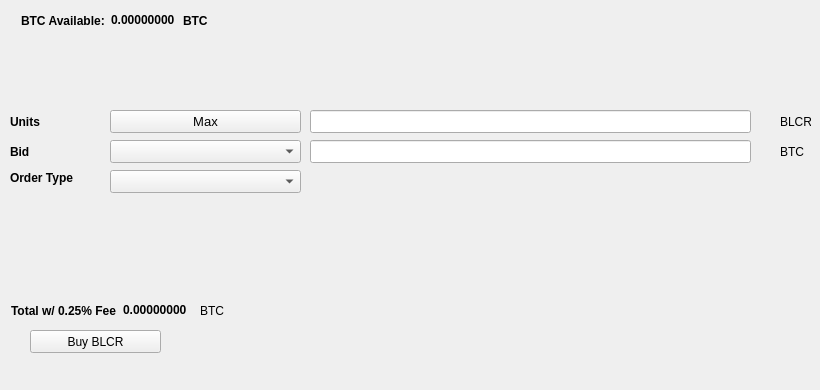
   <widget class="QWidget" name="BuyTab">
    <attribute name="title">
     <string>Buy</string>
    </attribute>
    <widget class="QPushButton" name="BuyBLCR">
     <property name="geometry">
      <rect>
       <x>30</x>
       <y>330</y>
       <width>131</width>
       <height>23</height>
      </rect>
     </property>
     <property name="text">
      <string>Buy BLCR</string>
     </property>
     <property name="icon">
      <iconset resource="../blacercoin.qrc">
       <normaloff>:/icons/bitcoin</normaloff>:/icons/bitcoin</iconset>
     </property>
    </widget>
    <widget class="QLabel" name="label_3">
     <property name="geometry">
      <rect>
       <x>10</x>
       <y>110</y>
       <width>46</width>
       <height>23</height>
      </rect>
     </property>
     <property name="font">
      <font>
       <weight>75</weight>
       <bold>true</bold>
      </font>
     </property>
     <property name="text">
      <string>Units</string>
     </property>
    </widget>
    <widget class="QLineEdit" name="UnitsInput">
     <property name="geometry">
      <rect>
       <x>310</x>
       <y>110</y>
       <width>441</width>
       <height>23</height>
      </rect>
     </property>
     <property name="font">
      <font>
       <pointsize>9</pointsize>
       <weight>75</weight>
       <bold>true</bold>
      </font>
     </property>
    </widget>
    <widget class="QLineEdit" name="BuyBidPriceEdit">
     <property name="geometry">
      <rect>
       <x>310</x>
       <y>140</y>
       <width>441</width>
       <height>23</height>
      </rect>
     </property>
     <property name="font">
      <font>
       <pointsize>9</pointsize>
       <weight>75</weight>
       <bold>true</bold>
      </font>
     </property>
    </widget>
    <widget class="QLabel" name="label_4">
     <property name="geometry">
      <rect>
       <x>780</x>
       <y>110</y>
       <width>31</width>
       <height>23</height>
      </rect>
     </property>
     <property name="text">
      <string>BLCR</string>
     </property>
    </widget>
    <widget class="QLabel" name="label_5">
     <property name="geometry">
      <rect>
       <x>780</x>
       <y>140</y>
       <width>31</width>
       <height>23</height>
      </rect>
     </property>
     <property name="text">
      <string>BTC</string>
     </property>
    </widget>
    <widget class="QLabel" name="label_6">
     <property name="geometry">
      <rect>
       <x>10</x>
       <y>140</y>
       <width>46</width>
       <height>23</height>
      </rect>
     </property>
     <property name="font">
      <font>
       <weight>75</weight>
       <bold>true</bold>
      </font>
     </property>
     <property name="text">
      <string>Bid</string>
     </property>
    </widget>
    <widget class="QLabel" name="label_7">
     <property name="geometry">
      <rect>
       <x>10</x>
       <y>170</y>
       <width>91</width>
       <height>16</height>
      </rect>
     </property>
     <property name="font">
      <font>
       <weight>75</weight>
       <bold>true</bold>
      </font>
     </property>
     <property name="text">
      <string>Order Type</string>
     </property>
    </widget>
    <widget class="QPushButton" name="Buy_Max_Amount">
     <property name="geometry">
      <rect>
       <x>110</x>
       <y>110</y>
       <width>191</width>
       <height>23</height>
      </rect>
     </property>
     <property name="font">
      <font>
       <pointsize>10</pointsize>
      </font>
     </property>
     <property name="text">
      <string>Max</string>
     </property>
    </widget>
    <widget class="QComboBox" name="BuyBidcomboBox">
     <property name="geometry">
      <rect>
       <x>110</x>
       <y>140</y>
       <width>191</width>
       <height>23</height>
      </rect>
     </property>
     <property name="font">
      <font>
       <pointsize>10</pointsize>
      </font>
     </property>
    </widget>
    <widget class="QComboBox" name="buyOrdertypeCombo">
     <property name="geometry">
      <rect>
       <x>110</x>
       <y>170</y>
       <width>191</width>
       <height>23</height>
      </rect>
     </property>
     <property name="font">
      <font>
       <pointsize>10</pointsize>
      </font>
     </property>
    </widget>
    <widget class="QWidget" name="layoutWidget1">
     <property name="geometry">
      <rect>
       <x>21</x>
       <y>11</y>
       <width>227</width>
       <height>19</height>
      </rect>
     </property>
     <layout class="QHBoxLayout" name="horizontalLayout_3">
      <item>
       <widget class="QLabel" name="label232">
        <property name="font">
         <font>
          <weight>75</weight>
          <bold>true</bold>
         </font>
        </property>
        <property name="text">
         <string>BTC Available:</string>
        </property>
       </widget>
      </item>
      <item>
       <widget class="QLabel" name="BtcAvailableLbl">
        <property name="palette">
         <palette>
          <active>
           <colorrole role="WindowText">
            <brush brushstyle="SolidPattern">
             <color alpha="255">
              <red>0</red>
              <green>0</green>
              <blue>0</blue>
             </color>
            </brush>
           </colorrole>
           <colorrole role="Button">
            <brush brushstyle="SolidPattern">
             <color alpha="255">
              <red>0</red>
              <green>170</green>
              <blue>0</blue>
             </color>
            </brush>
           </colorrole>
           <colorrole role="Light">
            <brush brushstyle="SolidPattern">
             <color alpha="255">
              <red>0</red>
              <green>255</green>
              <blue>0</blue>
             </color>
            </brush>
           </colorrole>
           <colorrole role="Midlight">
            <brush brushstyle="SolidPattern">
             <color alpha="255">
              <red>0</red>
              <green>212</green>
              <blue>0</blue>
             </color>
            </brush>
           </colorrole>
           <colorrole role="Dark">
            <brush brushstyle="SolidPattern">
             <color alpha="255">
              <red>0</red>
              <green>85</green>
              <blue>0</blue>
             </color>
            </brush>
           </colorrole>
           <colorrole role="Mid">
            <brush brushstyle="SolidPattern">
             <color alpha="255">
              <red>0</red>
              <green>113</green>
              <blue>0</blue>
             </color>
            </brush>
           </colorrole>
           <colorrole role="Text">
            <brush brushstyle="SolidPattern">
             <color alpha="255">
              <red>0</red>
              <green>170</green>
              <blue>0</blue>
             </color>
            </brush>
           </colorrole>
           <colorrole role="BrightText">
            <brush brushstyle="SolidPattern">
             <color alpha="255">
              <red>255</red>
              <green>255</green>
              <blue>255</blue>
             </color>
            </brush>
           </colorrole>
           <colorrole role="ButtonText">
            <brush brushstyle="SolidPattern">
             <color alpha="255">
              <red>0</red>
              <green>0</green>
              <blue>0</blue>
             </color>
            </brush>
           </colorrole>
           <colorrole role="Base">
            <brush brushstyle="SolidPattern">
             <color alpha="255">
              <red>255</red>
              <green>255</green>
              <blue>255</blue>
             </color>
            </brush>
           </colorrole>
           <colorrole role="Window">
            <brush brushstyle="SolidPattern">
             <color alpha="255">
              <red>0</red>
              <green>170</green>
              <blue>0</blue>
             </color>
            </brush>
           </colorrole>
           <colorrole role="Shadow">
            <brush brushstyle="SolidPattern">
             <color alpha="255">
              <red>0</red>
              <green>0</green>
              <blue>0</blue>
             </color>
            </brush>
           </colorrole>
           <colorrole role="AlternateBase">
            <brush brushstyle="SolidPattern">
             <color alpha="255">
              <red>127</red>
              <green>212</green>
              <blue>127</blue>
             </color>
            </brush>
           </colorrole>
           <colorrole role="ToolTipBase">
            <brush brushstyle="SolidPattern">
             <color alpha="255">
              <red>255</red>
              <green>255</green>
              <blue>220</blue>
             </color>
            </brush>
           </colorrole>
           <colorrole role="ToolTipText">
            <brush brushstyle="SolidPattern">
             <color alpha="255">
              <red>0</red>
              <green>0</green>
              <blue>0</blue>
             </color>
            </brush>
           </colorrole>
          </active>
          <inactive>
           <colorrole role="WindowText">
            <brush brushstyle="SolidPattern">
             <color alpha="255">
              <red>0</red>
              <green>0</green>
              <blue>0</blue>
             </color>
            </brush>
           </colorrole>
           <colorrole role="Button">
            <brush brushstyle="SolidPattern">
             <color alpha="255">
              <red>0</red>
              <green>170</green>
              <blue>0</blue>
             </color>
            </brush>
           </colorrole>
           <colorrole role="Light">
            <brush brushstyle="SolidPattern">
             <color alpha="255">
              <red>0</red>
              <green>255</green>
              <blue>0</blue>
             </color>
            </brush>
           </colorrole>
           <colorrole role="Midlight">
            <brush brushstyle="SolidPattern">
             <color alpha="255">
              <red>0</red>
              <green>212</green>
              <blue>0</blue>
             </color>
            </brush>
           </colorrole>
           <colorrole role="Dark">
            <brush brushstyle="SolidPattern">
             <color alpha="255">
              <red>0</red>
              <green>85</green>
              <blue>0</blue>
             </color>
            </brush>
           </colorrole>
           <colorrole role="Mid">
            <brush brushstyle="SolidPattern">
             <color alpha="255">
              <red>0</red>
              <green>113</green>
              <blue>0</blue>
             </color>
            </brush>
           </colorrole>
           <colorrole role="Text">
            <brush brushstyle="SolidPattern">
             <color alpha="255">
              <red>0</red>
              <green>170</green>
              <blue>0</blue>
             </color>
            </brush>
           </colorrole>
           <colorrole role="BrightText">
            <brush brushstyle="SolidPattern">
             <color alpha="255">
              <red>255</red>
              <green>255</green>
              <blue>255</blue>
             </color>
            </brush>
           </colorrole>
           <colorrole role="ButtonText">
            <brush brushstyle="SolidPattern">
             <color alpha="255">
              <red>0</red>
              <green>0</green>
              <blue>0</blue>
             </color>
            </brush>
           </colorrole>
           <colorrole role="Base">
            <brush brushstyle="SolidPattern">
             <color alpha="255">
              <red>255</red>
              <green>255</green>
              <blue>255</blue>
             </color>
            </brush>
           </colorrole>
           <colorrole role="Window">
            <brush brushstyle="SolidPattern">
             <color alpha="255">
              <red>0</red>
              <green>170</green>
              <blue>0</blue>
             </color>
            </brush>
           </colorrole>
           <colorrole role="Shadow">
            <brush brushstyle="SolidPattern">
             <color alpha="255">
              <red>0</red>
              <green>0</green>
              <blue>0</blue>
             </color>
            </brush>
           </colorrole>
           <colorrole role="AlternateBase">
            <brush brushstyle="SolidPattern">
             <color alpha="255">
              <red>127</red>
              <green>212</green>
              <blue>127</blue>
             </color>
            </brush>
           </colorrole>
           <colorrole role="ToolTipBase">
            <brush brushstyle="SolidPattern">
             <color alpha="255">
              <red>255</red>
              <green>255</green>
              <blue>220</blue>
             </color>
            </brush>
           </colorrole>
           <colorrole role="ToolTipText">
            <brush brushstyle="SolidPattern">
             <color alpha="255">
              <red>0</red>
              <green>0</green>
              <blue>0</blue>
             </color>
            </brush>
           </colorrole>
          </inactive>
          <disabled>
           <colorrole role="WindowText">
            <brush brushstyle="SolidPattern">
             <color alpha="255">
              <red>0</red>
              <green>85</green>
              <blue>0</blue>
             </color>
            </brush>
           </colorrole>
           <colorrole role="Button">
            <brush brushstyle="SolidPattern">
             <color alpha="255">
              <red>0</red>
              <green>170</green>
              <blue>0</blue>
             </color>
            </brush>
           </colorrole>
           <colorrole role="Light">
            <brush brushstyle="SolidPattern">
             <color alpha="255">
              <red>0</red>
              <green>255</green>
              <blue>0</blue>
             </color>
            </brush>
           </colorrole>
           <colorrole role="Midlight">
            <brush brushstyle="SolidPattern">
             <color alpha="255">
              <red>0</red>
              <green>212</green>
              <blue>0</blue>
             </color>
            </brush>
           </colorrole>
           <colorrole role="Dark">
            <brush brushstyle="SolidPattern">
             <color alpha="255">
              <red>0</red>
              <green>85</green>
              <blue>0</blue>
             </color>
            </brush>
           </colorrole>
           <colorrole role="Mid">
            <brush brushstyle="SolidPattern">
             <color alpha="255">
              <red>0</red>
              <green>113</green>
              <blue>0</blue>
             </color>
            </brush>
           </colorrole>
           <colorrole role="Text">
            <brush brushstyle="SolidPattern">
             <color alpha="255">
              <red>0</red>
              <green>85</green>
              <blue>0</blue>
             </color>
            </brush>
           </colorrole>
           <colorrole role="BrightText">
            <brush brushstyle="SolidPattern">
             <color alpha="255">
              <red>255</red>
              <green>255</green>
              <blue>255</blue>
             </color>
            </brush>
           </colorrole>
           <colorrole role="ButtonText">
            <brush brushstyle="SolidPattern">
             <color alpha="255">
              <red>0</red>
              <green>85</green>
              <blue>0</blue>
             </color>
            </brush>
           </colorrole>
           <colorrole role="Base">
            <brush brushstyle="SolidPattern">
             <color alpha="255">
              <red>0</red>
              <green>170</green>
              <blue>0</blue>
             </color>
            </brush>
           </colorrole>
           <colorrole role="Window">
            <brush brushstyle="SolidPattern">
             <color alpha="255">
              <red>0</red>
              <green>170</green>
              <blue>0</blue>
             </color>
            </brush>
           </colorrole>
           <colorrole role="Shadow">
            <brush brushstyle="SolidPattern">
             <color alpha="255">
              <red>0</red>
              <green>0</green>
              <blue>0</blue>
             </color>
            </brush>
           </colorrole>
           <colorrole role="AlternateBase">
            <brush brushstyle="SolidPattern">
             <color alpha="255">
              <red>0</red>
              <green>170</green>
              <blue>0</blue>
             </color>
            </brush>
           </colorrole>
           <colorrole role="ToolTipBase">
            <brush brushstyle="SolidPattern">
             <color alpha="255">
              <red>255</red>
              <green>255</green>
              <blue>220</blue>
             </color>
            </brush>
           </colorrole>
           <colorrole role="ToolTipText">
            <brush brushstyle="SolidPattern">
             <color alpha="255">
              <red>0</red>
              <green>0</green>
              <blue>0</blue>
             </color>
            </brush>
           </colorrole>
          </disabled>
         </palette>
        </property>
        <property name="font">
         <font>
          <weight>75</weight>
          <bold>true</bold>
         </font>
        </property>
        <property name="text">
         <string>0.00000000</string>
        </property>
        <property name="textInteractionFlags">
         <set>Qt::LinksAccessibleByMouse|Qt::TextSelectableByKeyboard|Qt::TextSelectableByMouse</set>
        </property>
       </widget>
      </item>
      <item>
       <widget class="QLabel" name="BtcAvailableLbl_2">
        <property name="font">
         <font>
          <weight>75</weight>
          <bold>true</bold>
         </font>
        </property>
        <property name="text">
         <string>BTC</string>
        </property>
       </widget>
      </item>
     </layout>
    </widget>
    <widget class="QWidget" name="layoutWidge2">
     <property name="geometry">
      <rect>
       <x>11</x>
       <y>301</y>
       <width>259</width>
       <height>19</height>
      </rect>
     </property>
     <layout class="QHBoxLayout" name="horizontalLayout_4">
      <item>
       <widget class="QLabel" name="label_9">
        <property name="font">
         <font>
          <weight>75</weight>
          <bold>true</bold>
         </font>
        </property>
        <property name="text">
         <string>Total w/ 0.25% Fee</string>
        </property>
       </widget>
      </item>
      <item>
       <widget class="QLabel" name="BuyCostLabel">
        <property name="palette">
         <palette>
          <active>
           <colorrole role="WindowText">
            <brush brushstyle="SolidPattern">
             <color alpha="255">
              <red>0</red>
              <green>0</green>
              <blue>0</blue>
             </color>
            </brush>
           </colorrole>
           <colorrole role="Button">
            <brush brushstyle="SolidPattern">
             <color alpha="255">
              <red>0</red>
              <green>170</green>
              <blue>0</blue>
             </color>
            </brush>
           </colorrole>
           <colorrole role="Light">
            <brush brushstyle="SolidPattern">
             <color alpha="255">
              <red>0</red>
              <green>255</green>
              <blue>0</blue>
             </color>
            </brush>
           </colorrole>
           <colorrole role="Midlight">
            <brush brushstyle="SolidPattern">
             <color alpha="255">
              <red>0</red>
              <green>212</green>
              <blue>0</blue>
             </color>
            </brush>
           </colorrole>
           <colorrole role="Dark">
            <brush brushstyle="SolidPattern">
             <color alpha="255">
              <red>0</red>
              <green>85</green>
              <blue>0</blue>
             </color>
            </brush>
           </colorrole>
           <colorrole role="Mid">
            <brush brushstyle="SolidPattern">
             <color alpha="255">
              <red>0</red>
              <green>113</green>
              <blue>0</blue>
             </color>
            </brush>
           </colorrole>
           <colorrole role="Text">
            <brush brushstyle="SolidPattern">
             <color alpha="255">
              <red>0</red>
              <green>170</green>
              <blue>0</blue>
             </color>
            </brush>
           </colorrole>
           <colorrole role="BrightText">
            <brush brushstyle="SolidPattern">
             <color alpha="255">
              <red>255</red>
              <green>255</green>
              <blue>255</blue>
             </color>
            </brush>
           </colorrole>
           <colorrole role="ButtonText">
            <brush brushstyle="SolidPattern">
             <color alpha="255">
              <red>0</red>
              <green>0</green>
              <blue>0</blue>
             </color>
            </brush>
           </colorrole>
           <colorrole role="Base">
            <brush brushstyle="SolidPattern">
             <color alpha="255">
              <red>255</red>
              <green>255</green>
              <blue>255</blue>
             </color>
            </brush>
           </colorrole>
           <colorrole role="Window">
            <brush brushstyle="SolidPattern">
             <color alpha="255">
              <red>0</red>
              <green>170</green>
              <blue>0</blue>
             </color>
            </brush>
           </colorrole>
           <colorrole role="Shadow">
            <brush brushstyle="SolidPattern">
             <color alpha="255">
              <red>0</red>
              <green>0</green>
              <blue>0</blue>
             </color>
            </brush>
           </colorrole>
           <colorrole role="AlternateBase">
            <brush brushstyle="SolidPattern">
             <color alpha="255">
              <red>127</red>
              <green>212</green>
              <blue>127</blue>
             </color>
            </brush>
           </colorrole>
           <colorrole role="ToolTipBase">
            <brush brushstyle="SolidPattern">
             <color alpha="255">
              <red>255</red>
              <green>255</green>
              <blue>220</blue>
             </color>
            </brush>
           </colorrole>
           <colorrole role="ToolTipText">
            <brush brushstyle="SolidPattern">
             <color alpha="255">
              <red>0</red>
              <green>0</green>
              <blue>0</blue>
             </color>
            </brush>
           </colorrole>
          </active>
          <inactive>
           <colorrole role="WindowText">
            <brush brushstyle="SolidPattern">
             <color alpha="255">
              <red>0</red>
              <green>0</green>
              <blue>0</blue>
             </color>
            </brush>
           </colorrole>
           <colorrole role="Button">
            <brush brushstyle="SolidPattern">
             <color alpha="255">
              <red>0</red>
              <green>170</green>
              <blue>0</blue>
             </color>
            </brush>
           </colorrole>
           <colorrole role="Light">
            <brush brushstyle="SolidPattern">
             <color alpha="255">
              <red>0</red>
              <green>255</green>
              <blue>0</blue>
             </color>
            </brush>
           </colorrole>
           <colorrole role="Midlight">
            <brush brushstyle="SolidPattern">
             <color alpha="255">
              <red>0</red>
              <green>212</green>
              <blue>0</blue>
             </color>
            </brush>
           </colorrole>
           <colorrole role="Dark">
            <brush brushstyle="SolidPattern">
             <color alpha="255">
              <red>0</red>
              <green>85</green>
              <blue>0</blue>
             </color>
            </brush>
           </colorrole>
           <colorrole role="Mid">
            <brush brushstyle="SolidPattern">
             <color alpha="255">
              <red>0</red>
              <green>113</green>
              <blue>0</blue>
             </color>
            </brush>
           </colorrole>
           <colorrole role="Text">
            <brush brushstyle="SolidPattern">
             <color alpha="255">
              <red>0</red>
              <green>170</green>
              <blue>0</blue>
             </color>
            </brush>
           </colorrole>
           <colorrole role="BrightText">
            <brush brushstyle="SolidPattern">
             <color alpha="255">
              <red>255</red>
              <green>255</green>
              <blue>255</blue>
             </color>
            </brush>
           </colorrole>
           <colorrole role="ButtonText">
            <brush brushstyle="SolidPattern">
             <color alpha="255">
              <red>0</red>
              <green>0</green>
              <blue>0</blue>
             </color>
            </brush>
           </colorrole>
           <colorrole role="Base">
            <brush brushstyle="SolidPattern">
             <color alpha="255">
              <red>255</red>
              <green>255</green>
              <blue>255</blue>
             </color>
            </brush>
           </colorrole>
           <colorrole role="Window">
            <brush brushstyle="SolidPattern">
             <color alpha="255">
              <red>0</red>
              <green>170</green>
              <blue>0</blue>
             </color>
            </brush>
           </colorrole>
           <colorrole role="Shadow">
            <brush brushstyle="SolidPattern">
             <color alpha="255">
              <red>0</red>
              <green>0</green>
              <blue>0</blue>
             </color>
            </brush>
           </colorrole>
           <colorrole role="AlternateBase">
            <brush brushstyle="SolidPattern">
             <color alpha="255">
              <red>127</red>
              <green>212</green>
              <blue>127</blue>
             </color>
            </brush>
           </colorrole>
           <colorrole role="ToolTipBase">
            <brush brushstyle="SolidPattern">
             <color alpha="255">
              <red>255</red>
              <green>255</green>
              <blue>220</blue>
             </color>
            </brush>
           </colorrole>
           <colorrole role="ToolTipText">
            <brush brushstyle="SolidPattern">
             <color alpha="255">
              <red>0</red>
              <green>0</green>
              <blue>0</blue>
             </color>
            </brush>
           </colorrole>
          </inactive>
          <disabled>
           <colorrole role="WindowText">
            <brush brushstyle="SolidPattern">
             <color alpha="255">
              <red>0</red>
              <green>85</green>
              <blue>0</blue>
             </color>
            </brush>
           </colorrole>
           <colorrole role="Button">
            <brush brushstyle="SolidPattern">
             <color alpha="255">
              <red>0</red>
              <green>170</green>
              <blue>0</blue>
             </color>
            </brush>
           </colorrole>
           <colorrole role="Light">
            <brush brushstyle="SolidPattern">
             <color alpha="255">
              <red>0</red>
              <green>255</green>
              <blue>0</blue>
             </color>
            </brush>
           </colorrole>
           <colorrole role="Midlight">
            <brush brushstyle="SolidPattern">
             <color alpha="255">
              <red>0</red>
              <green>212</green>
              <blue>0</blue>
             </color>
            </brush>
           </colorrole>
           <colorrole role="Dark">
            <brush brushstyle="SolidPattern">
             <color alpha="255">
              <red>0</red>
              <green>85</green>
              <blue>0</blue>
             </color>
            </brush>
           </colorrole>
           <colorrole role="Mid">
            <brush brushstyle="SolidPattern">
             <color alpha="255">
              <red>0</red>
              <green>113</green>
              <blue>0</blue>
             </color>
            </brush>
           </colorrole>
           <colorrole role="Text">
            <brush brushstyle="SolidPattern">
             <color alpha="255">
              <red>0</red>
              <green>85</green>
              <blue>0</blue>
             </color>
            </brush>
           </colorrole>
           <colorrole role="BrightText">
            <brush brushstyle="SolidPattern">
             <color alpha="255">
              <red>255</red>
              <green>255</green>
              <blue>255</blue>
             </color>
            </brush>
           </colorrole>
           <colorrole role="ButtonText">
            <brush brushstyle="SolidPattern">
             <color alpha="255">
              <red>0</red>
              <green>85</green>
              <blue>0</blue>
             </color>
            </brush>
           </colorrole>
           <colorrole role="Base">
            <brush brushstyle="SolidPattern">
             <color alpha="255">
              <red>0</red>
              <green>170</green>
              <blue>0</blue>
             </color>
            </brush>
           </colorrole>
           <colorrole role="Window">
            <brush brushstyle="SolidPattern">
             <color alpha="255">
              <red>0</red>
              <green>170</green>
              <blue>0</blue>
             </color>
            </brush>
           </colorrole>
           <colorrole role="Shadow">
            <brush brushstyle="SolidPattern">
             <color alpha="255">
              <red>0</red>
              <green>0</green>
              <blue>0</blue>
             </color>
            </brush>
           </colorrole>
           <colorrole role="AlternateBase">
            <brush brushstyle="SolidPattern">
             <color alpha="255">
              <red>0</red>
              <green>170</green>
              <blue>0</blue>
             </color>
            </brush>
           </colorrole>
           <colorrole role="ToolTipBase">
            <brush brushstyle="SolidPattern">
             <color alpha="255">
              <red>255</red>
              <green>255</green>
              <blue>220</blue>
             </color>
            </brush>
           </colorrole>
           <colorrole role="ToolTipText">
            <brush brushstyle="SolidPattern">
             <color alpha="255">
              <red>0</red>
              <green>0</green>
              <blue>0</blue>
             </color>
            </brush>
           </colorrole>
          </disabled>
         </palette>
        </property>
        <property name="font">
         <font>
          <weight>75</weight>
          <bold>true</bold>
         </font>
        </property>
        <property name="autoFillBackground">
         <bool>false</bool>
        </property>
        <property name="text">
         <string>0.00000000</string>
        </property>
        <property name="textInteractionFlags">
         <set>Qt::LinksAccessibleByMouse|Qt::TextSelectableByMouse</set>
        </property>
       </widget>
      </item>
      <item>
       <widget class="QLabel" name="label_10">
        <property name="font">
         <font>
          <weight>50</weight>
          <bold>false</bold>
         </font>
        </property>
        <property name="text">
         <string>BTC</string>
        </property>
       </widget>
      </item>
     </layout>
    </widget>
    <widget class="QLabel" name="label_24">
     <property name="geometry">
      <rect>
       <x>460</x>
       <y>300</y>
       <width>281</width>
       <height>81</height>
      </rect>
     </property>
     <property name="text">
      <string/>
     </property>
     <property name="pixmap">
      <pixmap>:/images/bittrex</pixmap>
     </property>
    </widget>
   </widget>
